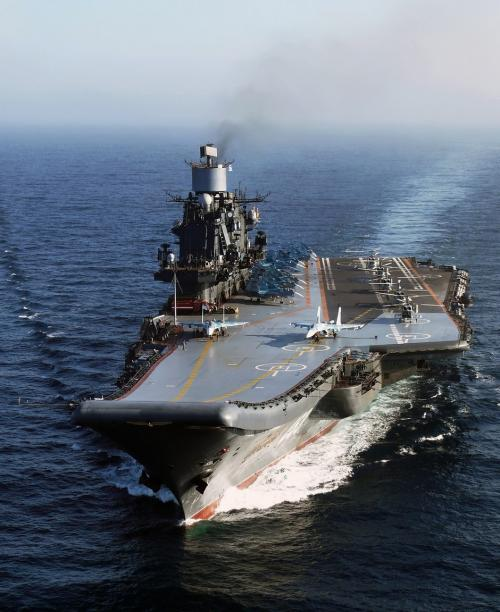
#> input picture data/image/boat1.jpeg, 500 x 612 px
$ jupyter execute '20200625-图像特征sift.ipynb'
#> lines starting #> are read from the running program, lines starting #| are printed output that depends on the picture
[cell 1]
import cv2
import numpy as np

[cell 2]
def cv_show(img):
    # 图像读取
    cv2.imshow('image', img)
    cv2.waitKey(0)
    cv2.destroyAllWindows()

## 读取图像

[cell 3]
image = "data/image/boat1.jpeg"

image = cv2.imread(image)
#> image is the input picture: shape (612, 500, 3); mean B, G, R 121.4, 109.1, 99.7
gray = cv2.cvtColor(image, cv2.COLOR_BGR2GRAY)
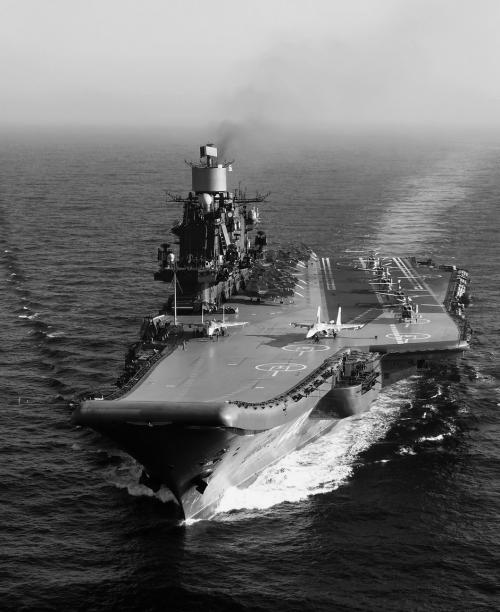
#> gray: shape (612, 500); min 0, max 255, mean 107.7

## Get特征点

[cell 4]
# 得到特征点

sift = cv2.xfeatures2d.SIFT_create()
kp = sift.detect(gray, None)
#> kp = 1514 keypoints; strongest (x, y, size): (217, 196, 2.3), (440, 437, 3.5), (384, 461, 2), (209, 199, 5.5)

[cell 5]
# 显示特征点
img = cv2.drawKeypoints(gray, kp, image)
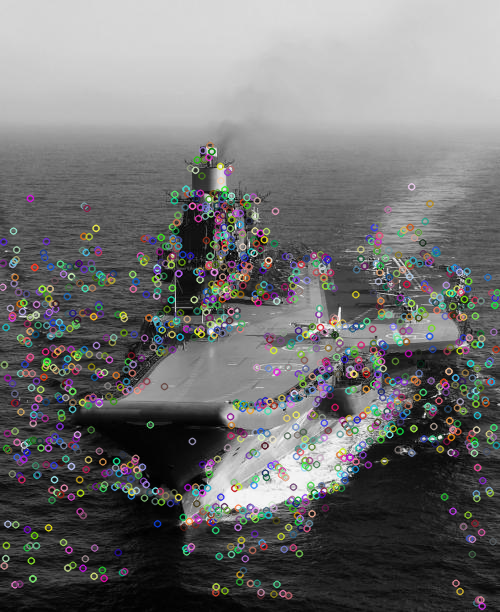
#> img: shape (612, 500, 3); mean B, G, R 111.2, 111.3, 111.3

cv_show(img)

## 计算特征，转换成向量

[cell 6]
kp, des = sift.compute(gray, kp)

print("kp.shape: ", (np.array(kp)).shape)
#| kp.shape:  (1514,)
print("des.shape: ", des.shape)
#| des.shape:  (1514, 128)

$ run again, with data/image/temp.jpg copied over data/image/boat1.jpeg
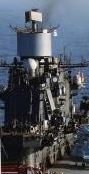
#> input picture data/image/temp.jpg, 89 x 174 px
#> image is the input picture: shape (174, 89, 3); mean B, G, R 92.4, 82.5, 76.7
#> `gray = cv2.cvtColor(image, cv2.COLOR_BGR2GRAY)`:
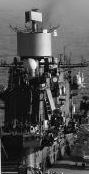
#> gray: shape (174, 89); min 0, max 254, mean 81.9
#> kp = 190 keypoints; strongest (x, y, size): (42, 61, 2.3), (33, 64, 5.5), (46, 122, 2.2), (43, 85, 2)
#> `img = cv2.drawKeypoints(gray, kp, image)`:
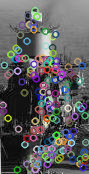
#> img: shape (174, 89, 3); mean B, G, R 94.1, 92.6, 92.8
#| kp.shape:  (190,)
#| des.shape:  (190, 128)
